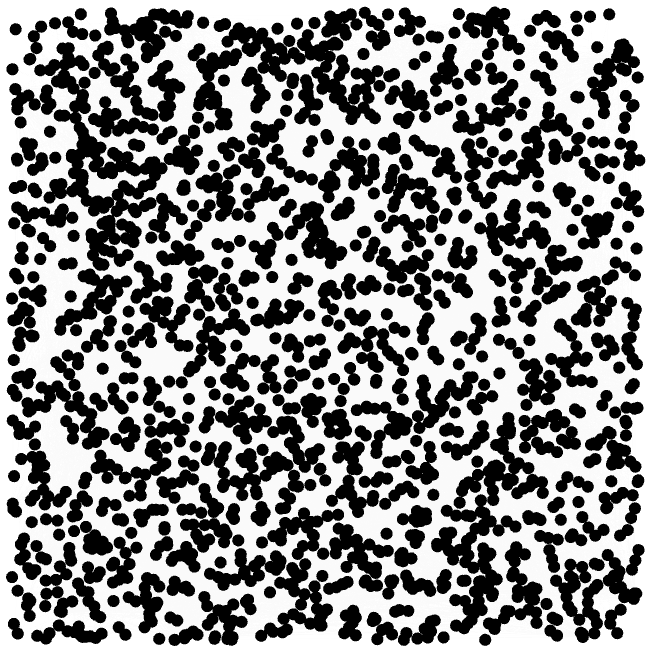
#> input picture img/graph_10000_matrix.png, 646 x 648 px
$ python dimension.py
#> lines starting #> are read from the running program, lines starting #| are printed output that depends on the picture; after the words box and inside, x2 and y2 are one past the last pixel; in counts of white or black regions, pixels touching at a corner belong together
import numpy as np
import scipy
import imageio
import os

def rgb2gray(rgb):
    r, g, b = rgb[:,:,0], rgb[:,:,1], rgb[:,:,2]
    gray = 0.2989 * r + 0.5870 * g + 0.1140 * b
    return gray

def fractal_dimension(Z, threshold=0.9):
    # Only for 2d image
#> called with threshold = 0.9
    assert(len(Z.shape) == 2)

    # From https://github.com/rougier/numpy-100 (#87)
    def boxcount(Z, k):
        S = np.add.reduceat(
            np.add.reduceat(Z, np.arange(0, Z.shape[0], k), axis=0),
                               np.arange(0, Z.shape[1], k), axis=1)

        # We count non-empty (0) and non-full boxes (k*k)
        return len(np.where((S > 0) & (S < k*k))[0])

    # Transform Z into a binary array
    Z = (Z < threshold)
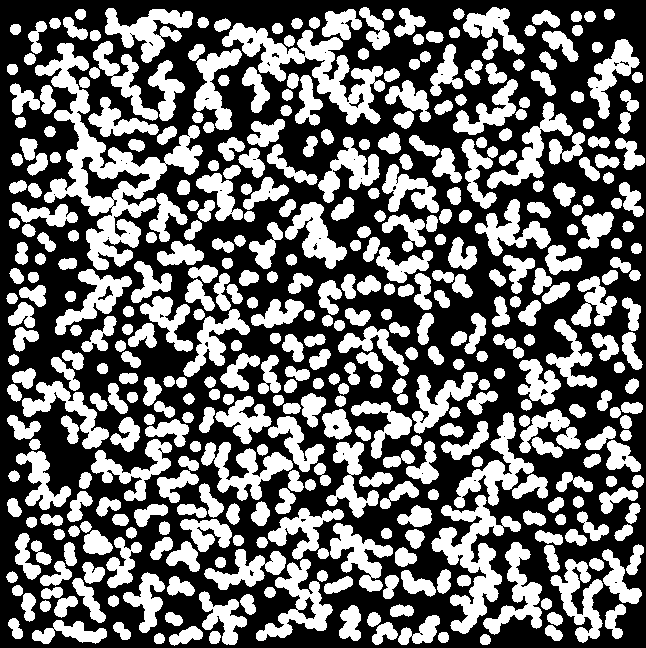
#> Z: shape (648, 646) bool; 42.3% white; 428 white regions, largest, box (x1, y1, x2, y2) and area: (35, 43, 203, 270) 9052, (222, 23, 385, 125) 5005, (431, 495, 521, 634) 4177

    # Minimal dimension of image
    p = min(Z.shape)
#> p = 646

    # Greatest power of 2 less than or equal to p
    n = 2**np.floor(np.log(p)/np.log(2))
#> n = 512

    # Extract the exponent
    n = int(np.log(n)/np.log(2))
#> n = 9

    # Build successive box sizes (from 2**n down to 2**1)
    sizes = 2**np.arange(n, 1, -1)
#> sizes = [512, 256, 128, 64, 32, 16, 8, 4]

    # Actual box counting with decreasing size
    counts = []
    for size in sizes:
        counts.append(boxcount(Z, size))
#> this loop made 8 passes
#> S in boxcount on pass 1: [[113150, 26090], [30455, 7428]]
#> after the loop, counts = [4, 9, 35, 119, 427, 1592, 4928, 9961]

    # Fit the successive log(sizes) with log (counts)
    coeffs = np.polyfit(np.log(sizes), np.log(counts), 1)
#> coeffs = [-1.7, 11.86]
    return -coeffs[0]

python_path=os.path.dirname(os.path.abspath(__file__))
file_path=python_path+'/img/graph_10000_matrix.png';#create absolute path
I = rgb2gray(imageio.imread(file_path))
print("Minkowski dimension: ", round(fractal_dimension(I),2))
#| Minkowski dimension:  1.7

$ run again, with img/graph_2500_matrix.png copied over img/graph_10000_matrix.png
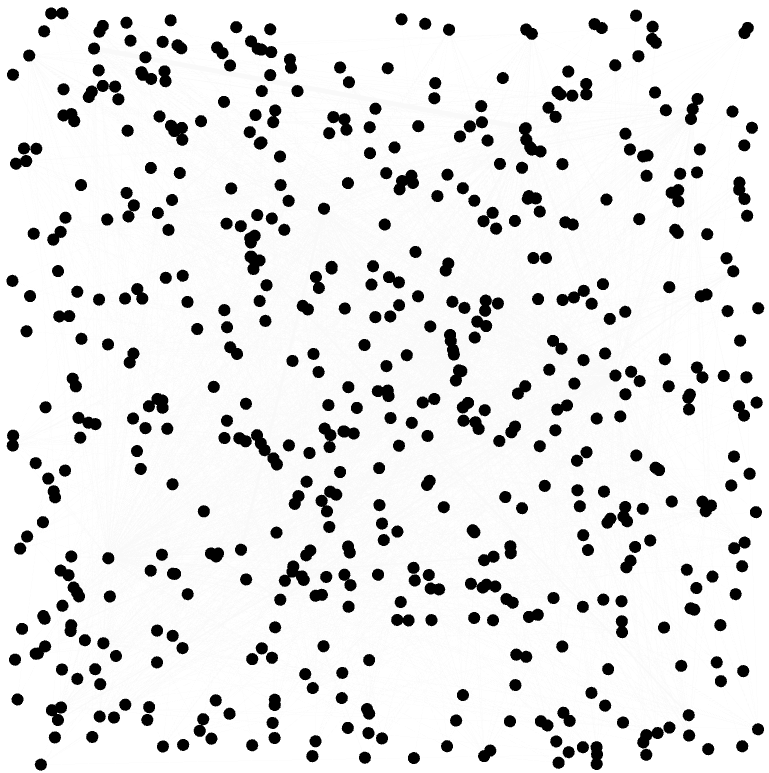
#> input picture img/graph_2500_matrix.png, 769 x 773 px
#> in fractal_dimension, `Z = (Z < threshold)`:
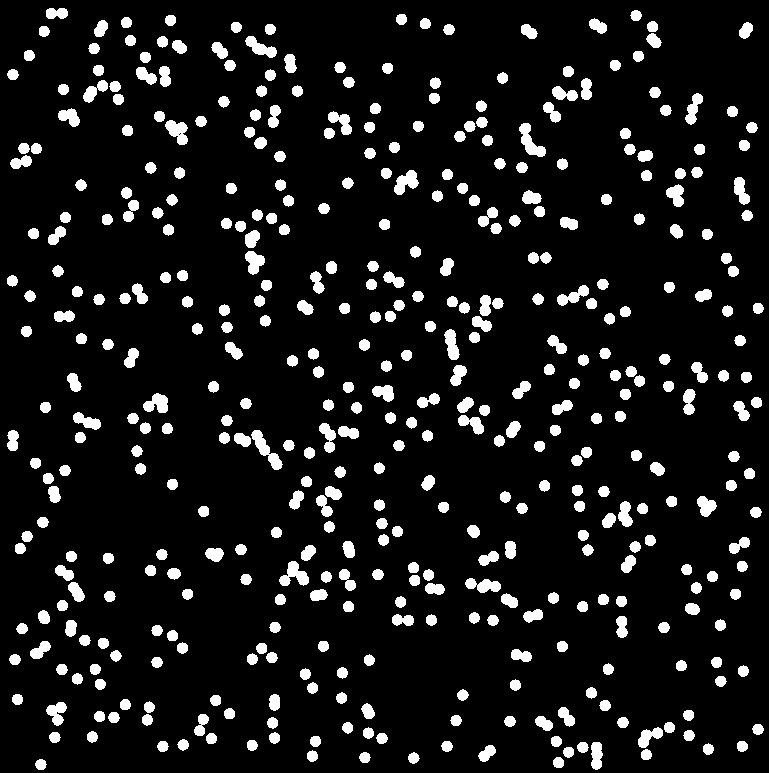
#> Z: shape (773, 769) bool; 9.6% white; 442 white regions, largest, box (x1, y1, x2, y2) and area: (251, 430, 283, 470) 444, (519, 123, 546, 157) 416, (279, 561, 309, 586) 398
#> the loop in fractal_dimension, `for size in sizes:` made 8 passes
#> S in boxcount on pass 1: [[26016, 12305], [12668, 6231]]
#> after the loop in fractal_dimension, `for size in sizes:`: counts = [4, 11, 38, 145, 478, 1125, 2427, 4366]
#> coeffs = [-1.5, 10.94]
#| Minkowski dimension:  1.5

$ run again, with img/graph_5000_matrix.png copied over img/graph_10000_matrix.png
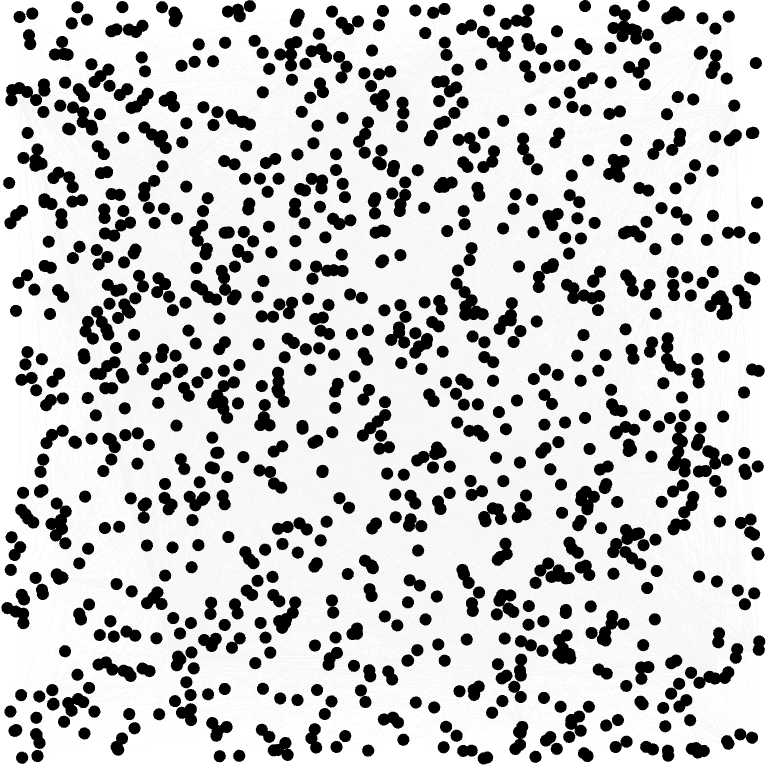
#> input picture img/graph_5000_matrix.png, 767 x 765 px
#> in fractal_dimension, `Z = (Z < threshold)`:
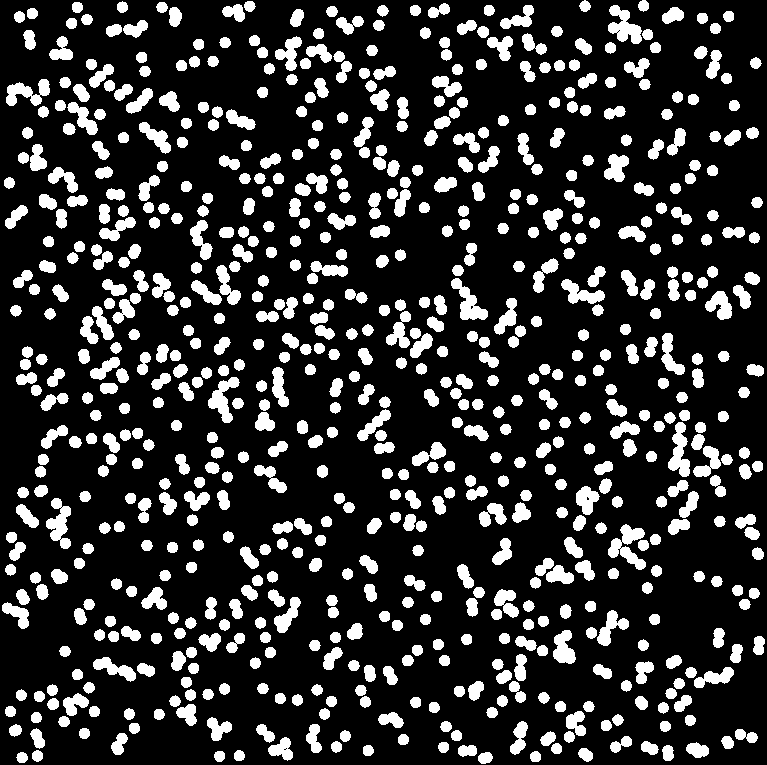
#> Z: shape (765, 767) bool; 19.5% white; 724 white regions, largest, box (x1, y1, x2, y2) and area: (608, 524, 646, 570) 796, (608, 5, 642, 44) 713, (46, 498, 71, 549) 679
#> the loop in fractal_dimension, `for size in sizes:` made 8 passes
#> S in boxcount on pass 1: [[54677, 24118], [23076, 12557]]
#> after the loop in fractal_dimension, `for size in sizes:`: counts = [4, 9, 36, 144, 556, 1722, 4274, 8196]
#> coeffs = [-1.67, 11.77]
#| Minkowski dimension:  1.67
